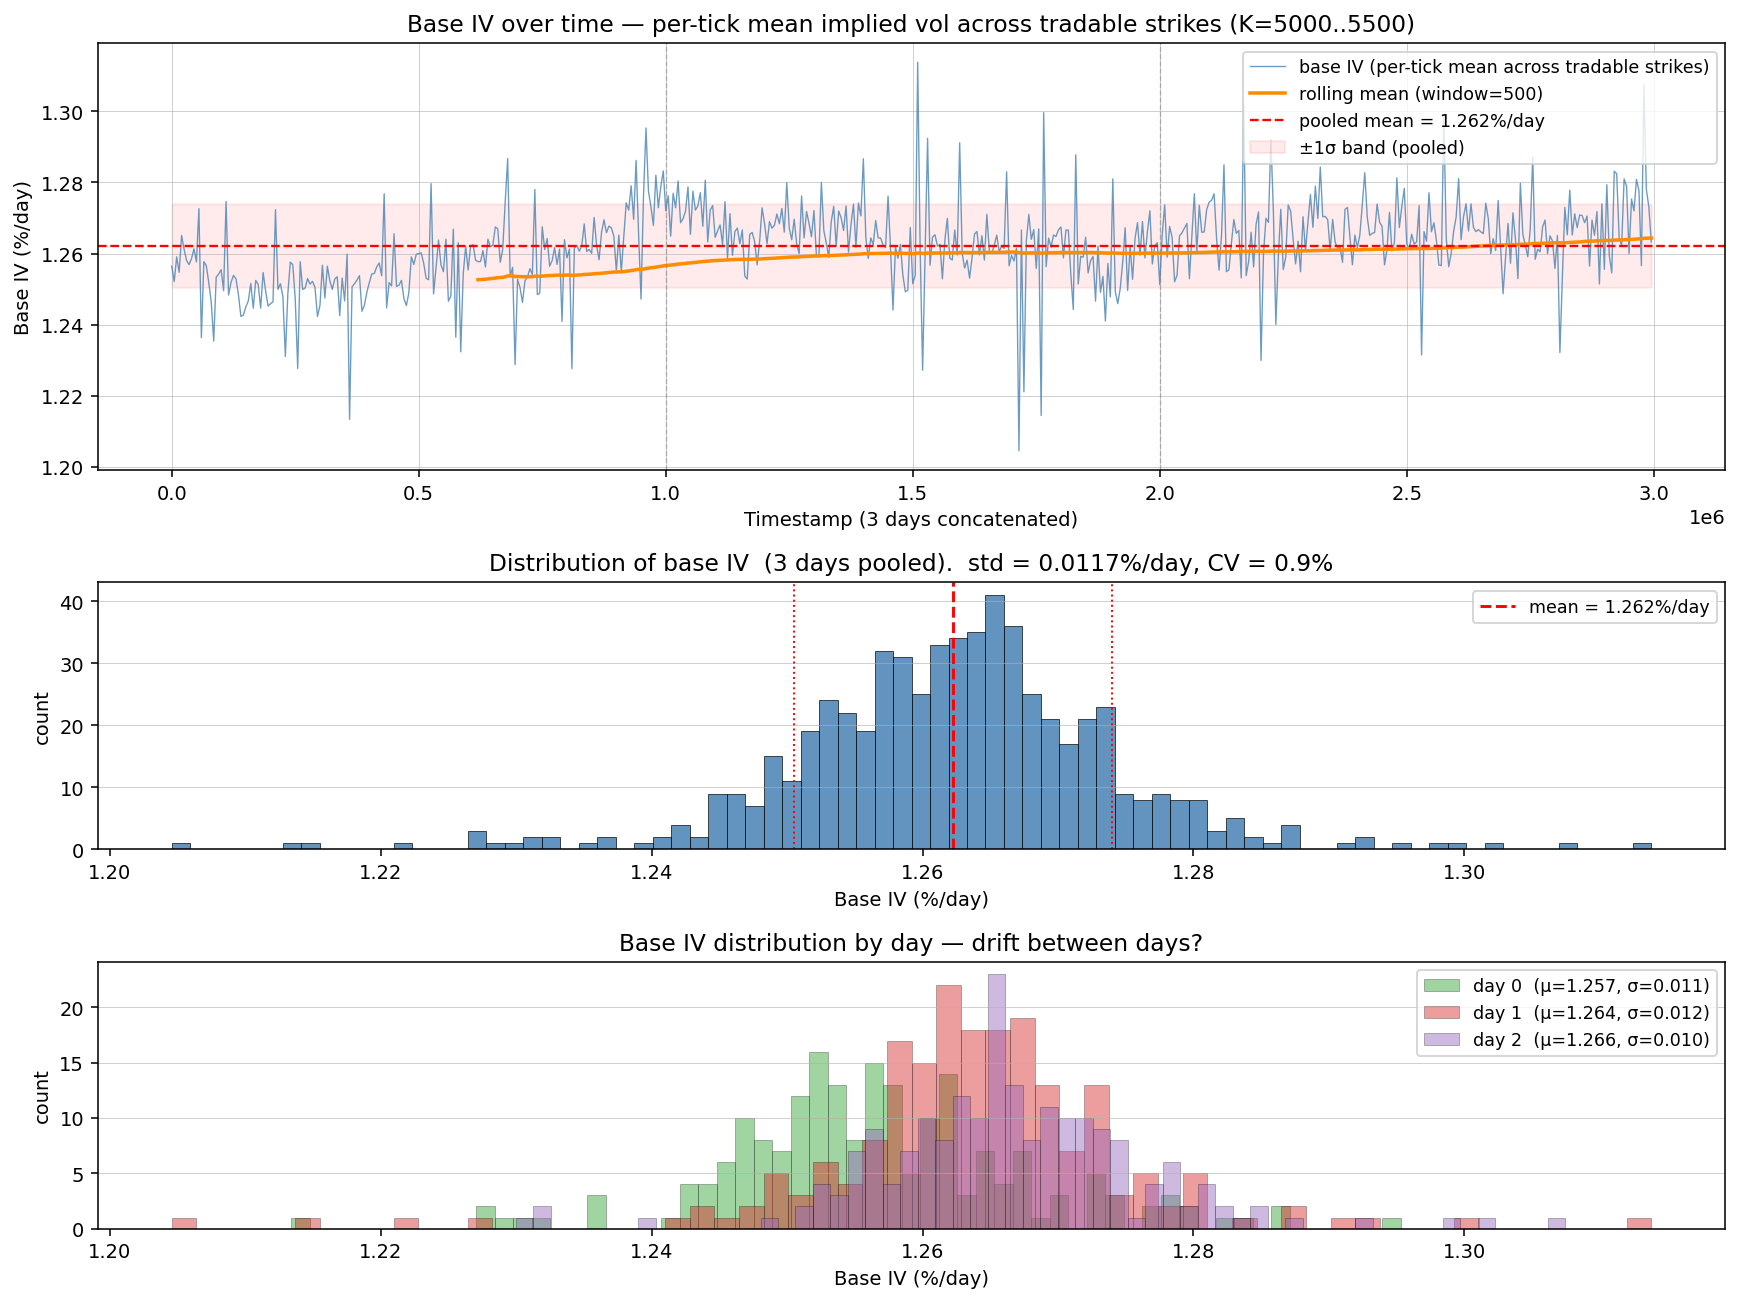

Here is the Python script that generated this plot:
"""
Base IV time series: per-tick mean implied vol across tradable strikes.

Question: is the flat IV stable enough to treat as a single fixed sigma, or is
it a slowly-varying state we need to track?

Plots:
  Top:    base IV over time (per-tick mean across K=5000..5500)
          + rolling mean and pooled mean for reference
  Mid:    histogram of base IV values (3 days pooled)
  Bottom: per-day distribution + summary stats table
"""

import pandas as pd
import numpy as np
import matplotlib.pyplot as plt
from math import log, sqrt, erf

# ---- Config ----
DAYS = [0, 1, 2]
DATA_DIR = 'ROUND_3Data'
SAMPLE_EVERY_N_TICKS = 50
TICKS_PER_DAY_UNIT = 1_000_000
TTE_AT_START_DAYS = {0: 8.0, 1: 7.0, 2: 6.0}

VOUCHERS = [
    ('VEV_4000', 4000), ('VEV_4500', 4500), ('VEV_5000', 5000),
    ('VEV_5100', 5100), ('VEV_5200', 5200), ('VEV_5300', 5300),
    ('VEV_5400', 5400), ('VEV_5500', 5500), ('VEV_6000', 6000),
    ('VEV_6500', 6500),
]
TRADABLE = ['VEV_5000', 'VEV_5100', 'VEV_5200', 'VEV_5300', 'VEV_5400', 'VEV_5500']
UNDERLYING = 'VELVETFRUIT_EXTRACT'

ROLLING_WINDOW = 500


# ---- Helpers (same conventions) ----
def best_by_volume(df, side):
    rows = []
    for lvl in [1, 2, 3]:
        tmp = df[['timestamp', f'{side}_price_{lvl}', f'{side}_volume_{lvl}']].copy()
        tmp.columns = ['timestamp', 'price', 'volume']
        rows.append(tmp)
    stacked = pd.concat(rows).dropna()
    idx = stacked.groupby('timestamp')['volume'].idxmax()
    return (stacked.loc[idx, ['timestamp', 'price']]
            .sort_values('timestamp').drop_duplicates('timestamp').reset_index(drop=True))


_day_cache = {}
def day_frame(d):
    if d not in _day_cache:
        _day_cache[d] = pd.read_csv(f'{DATA_DIR}/prices_round_3_day_{d}.csv', sep=';')
    return _day_cache[d]


def price_series(product, day):
    df = day_frame(day)
    sub = df[df['product'] == product]
    if sub.empty:
        return pd.Series(dtype=float)
    bb = best_by_volume(sub, 'bid').rename(columns={'price': 'bid'})
    ba = best_by_volume(sub, 'ask').rename(columns={'price': 'ask'})
    m = bb.merge(ba, on='timestamp', how='inner')
    m['mid'] = (m['bid'] + m['ask']) / 2
    return m.set_index('timestamp')['mid']


def norm_cdf(x):
    return 0.5 * (1.0 + erf(x / sqrt(2.0)))


def bs_call(S, K, T, sigma):
    if sigma <= 0 or T <= 0:
        return max(S - K, 0.0)
    v = sigma * sqrt(T)
    d1 = (log(S / K) + 0.5 * sigma * sigma * T) / v
    d2 = d1 - v
    return S * norm_cdf(d1) - K * norm_cdf(d2)


def implied_vol(C, S, K, T, lo=1e-5, hi=5.0, tol=1e-6, max_iter=80):
    intrinsic = max(S - K, 0.0)
    if T <= 0 or C <= intrinsic + 1e-6 or C >= S:
        return float('nan')
    for _ in range(max_iter):
        mid = 0.5 * (lo + hi)
        if bs_call(S, K, T, mid) < C:
            lo = mid
        else:
            hi = mid
        if hi - lo < tol:
            break
    return 0.5 * (lo + hi)


# ---- Compute IVs ----
records = []
for day in DAYS:
    vev = price_series(UNDERLYING, day)
    voucher_ps = {n: price_series(n, day) for n, _ in VOUCHERS if n in TRADABLE}
    tte_start = TTE_AT_START_DAYS[day]
    for ts in vev.index.values[::SAMPLE_EVERY_N_TICKS]:
        S = float(vev.loc[ts])
        T = tte_start - ts / TICKS_PER_DAY_UNIT
        if T <= 0:
            continue
        for name in TRADABLE:
            ps = voucher_ps[name]
            if ts not in ps.index:
                continue
            K = float(name.split('_')[1])
            iv = implied_vol(float(ps.loc[ts]), S, K, T)
            if not np.isnan(iv):
                records.append({'day': day, 'timestamp': ts, 'iv': iv,
                                't_abs': ts + day * TICKS_PER_DAY_UNIT})

df = pd.DataFrame(records)
base = df.groupby('t_abs')['iv'].mean().sort_index()
base_pct = base * 100      # plot in %/day


# ---- Stats ----
pooled_mean = base_pct.mean()
pooled_std = base_pct.std()
per_day = (df.assign(day_idx=lambda d: d['t_abs'] // TICKS_PER_DAY_UNIT)
             .groupby('day_idx')['iv']
             .agg(['mean', 'std', 'min', 'max'])
             .rename_axis('day') * 100)

print(f'Base IV pooled mean: {pooled_mean:.4f}%/day   std: {pooled_std:.4f}%/day')
print(f'Coefficient of variation: {pooled_std / pooled_mean * 100:.2f}%')
print('\nPer-day stats:')
print(per_day.round(4).to_string())


# ---- Plot ----
fig = plt.figure(figsize=(15, 11))
gs = fig.add_gridspec(3, 1, height_ratios=[1.6, 1, 1], hspace=0.35)

ax_ts = fig.add_subplot(gs[0])
ax_hist = fig.add_subplot(gs[1])
ax_per = fig.add_subplot(gs[2])

# top: time series with rolling mean and pooled mean
ax_ts.plot(base_pct.index, base_pct.values, color='steelblue', linewidth=0.7,
           alpha=0.8, label='base IV (per-tick mean across tradable strikes)')
roll = base_pct.rolling(ROLLING_WINDOW, min_periods=ROLLING_WINDOW // 4).mean()
ax_ts.plot(roll.index, roll.values, color='darkorange', linewidth=1.8,
           label=f'rolling mean (window={ROLLING_WINDOW})')
ax_ts.axhline(pooled_mean, color='red', linestyle='--', linewidth=1.2,
              label=f'pooled mean = {pooled_mean:.3f}%/day')
ax_ts.fill_between(base_pct.index, pooled_mean - pooled_std, pooled_mean + pooled_std,
                   color='red', alpha=0.08, label='±1σ band (pooled)')
for d in DAYS[1:]:
    ax_ts.axvline(d * TICKS_PER_DAY_UNIT, color='grey', linestyle='--', linewidth=0.7, alpha=0.5)
ax_ts.set_xlabel('Timestamp (3 days concatenated)')
ax_ts.set_ylabel('Base IV (%/day)')
ax_ts.set_title('Base IV over time — per-tick mean implied vol across tradable strikes (K=5000..5500)')
ax_ts.legend(loc='upper right', fontsize=9)
ax_ts.grid(True, linewidth=0.3)

# middle: histogram pooled
ax_hist.hist(base_pct.values, bins=80, color='steelblue', edgecolor='black',
             linewidth=0.4, alpha=0.85)
ax_hist.axvline(pooled_mean, color='red', linestyle='--', linewidth=1.5,
                label=f'mean = {pooled_mean:.3f}%/day')
ax_hist.axvline(pooled_mean - pooled_std, color='red', linestyle=':', linewidth=1)
ax_hist.axvline(pooled_mean + pooled_std, color='red', linestyle=':', linewidth=1)
ax_hist.set_xlabel('Base IV (%/day)')
ax_hist.set_ylabel('count')
ax_hist.set_title(f'Distribution of base IV  (3 days pooled).  std = {pooled_std:.4f}%/day, '
                  f'CV = {pooled_std / pooled_mean * 100:.1f}%')
ax_hist.legend(fontsize=9)
ax_hist.grid(True, linewidth=0.3, axis='y')

# bottom: per-day box-style overlay (separate hists)
day_colors = {0: '#2ca02c', 1: '#d62728', 2: '#9467bd'}
for d in DAYS:
    sub = base_pct[(base_pct.index >= d * TICKS_PER_DAY_UNIT) &
                   (base_pct.index < (d + 1) * TICKS_PER_DAY_UNIT)]
    ax_per.hist(sub.values, bins=60, alpha=0.45, color=day_colors[d],
                edgecolor='black', linewidth=0.3,
                label=f'day {d}  (μ={sub.mean():.3f}, σ={sub.std():.3f})')
ax_per.set_xlabel('Base IV (%/day)')
ax_per.set_ylabel('count')
ax_per.set_title('Base IV distribution by day — drift between days?')
ax_per.legend(fontsize=9)
ax_per.grid(True, linewidth=0.3, axis='y')

fig.savefig('baseIV.png', dpi=140, bbox_inches='tight')
print('saved baseIV.png')
